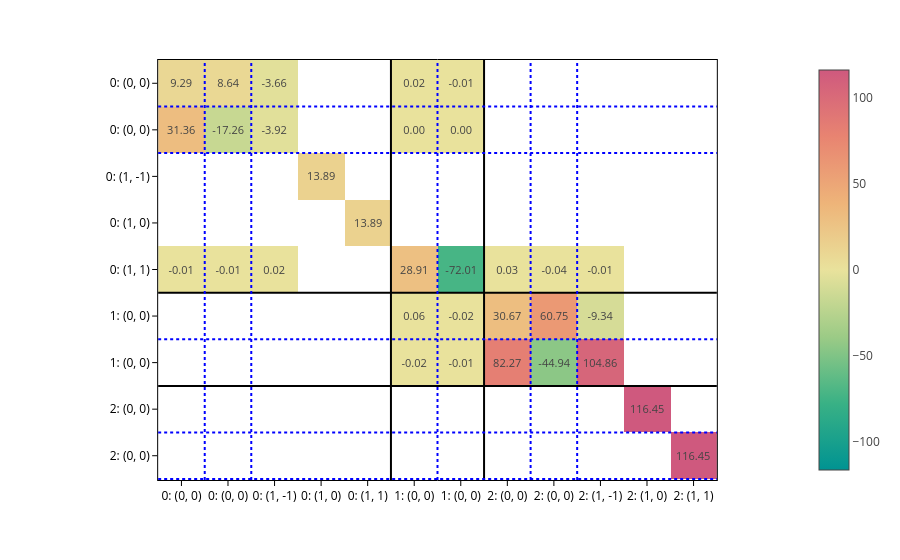

The code cell stored with this chart in its notebook:
### Markdown cell above
You can of course plot the predicted matrices:

### Code cell
matrix_rot = processor.matrix_from_data(data_rot, predictions=out_rot)

plot_basis_matrix(
    matrix_rot[0]*1e6,
    config1_rot,
    point_lines={"color": "black"},
    basis_lines={"color": "blue"},
    colorscale="temps",
    text=".2f",
    basis_labels=True,
).show()

### Figure 1 — Plotly figure (JSON) as saved in the notebook; plotly's stock layout.template omitted (floating-point values rounded to 4 significant figures)
{"data": [{"coloraxis": "coloraxis", "hovertemplate": "x: %{x}<br>y: %{y}<br>color: %{z}<extra></extra>", "name": "0", "texttemplate": "%{z:.2f}", "type": "heatmap", "xaxis": "x", "yaxis": "y", "z": [[9.293, 8.636, -3.655, null, null, 0.01809, -0.006219, null, null, null, null, null], [31.36, -17.26, -3.923, null, null, 0.001005, -9.187e-07, null, null, null, null, null], [null, null, null, 13.89, null, null, null, null, null, null, null, null], [null, null, null, null, 13.89, null, null, null, null, null, null, null], [-0.005912, -0.006686, 0.01565, null, null, 28.91, -72.01, 0.02553, -0.03845, -0.00726, null, null], [null, null, null, null, null, 0.06408, -0.02248, 30.67, 60.75, -9.345, null, null], [null, null, null, null, null, -0.02053, -0.01034, 82.27, -44.94, 104.9, null, null], [null, null, null, null, null, null, null, null, null, null, 116.5, null], [null, null, null, null, null, null, null, null, null, null, null, 116.5]]}], "layout": {"coloraxis": {"cmid": 0, "colorscale": [[0, "rgb(0, 147, 146)"], [0.1667, "rgb(57, 177, 133)"], [0.3333, "rgb(156, 203, 134)"], [0.5, "rgb(233, 226, 156)"], [0.6667, "rgb(238, 180, 121)"], [0.8333, "rgb(232, 132, 113)"], [1, "rgb(207, 89, 126)"]]}, "margin": {"t": 60}, "shapes": [{"line": {"color": "black"}, "type": "line", "x0": 0, "x1": 1, "xref": "x domain", "y0": 4.5, "y1": 4.5, "yref": "y"}, {"line": {"color": "black"}, "type": "line", "x0": 4.5, "x1": 4.5, "xref": "x", "y0": 0, "y1": 1, "yref": "y domain"}, {"line": {"color": "black"}, "type": "line", "x0": 0, "x1": 1, "xref": "x domain", "y0": 6.5, "y1": 6.5, "yref": "y"}, {"line": {"color": "black"}, "type": "line", "x0": 6.5, "x1": 6.5, "xref": "x", "y0": 0, "y1": 1, "yref": "y domain"}, {"line": {"color": "blue", "dash": "dot"}, "type": "line", "x0": 0, "x1": 1, "xref": "x domain", "y0": 0.5, "y1": 0.5, "yref": "y"}, {"line": {"color": "blue", "dash": "dot"}, "type": "line", "x0": 0.5, "x1": 0.5, "xref": "x", "y0": 0, "y1": 1, "yref": "y domain"}, {"line": {"color": "blue", "dash": "dot"}, "type": "line", "x0": 0, "x1": 1, "xref": "x domain", "y0": 1.5, "y1": 1.5, "yref": "y"}, {"line": {"color": "blue", "dash": "dot"}, "type": "line", "x0": 1.5, "x1": 1.5, "xref": "x", "y0": 0, "y1": 1, "yref": "y domain"}, {"line": {"color": "blue", "dash": "dot"}, "type": "line", "x0": 0, "x1": 1, "xref": "x domain", "y0": 5.5, "y1": 5.5, "yref": "y"}, {"line": {"color": "blue", "dash": "dot"}, "type": "line", "x0": 5.5, "x1": 5.5, "xref": "x", "y0": 0, "y1": 1, "yref": "y domain"}, {"line": {"color": "blue", "dash": "dot"}, "type": "line", "x0": 0, "x1": 1, "xref": "x domain", "y0": 7.5, "y1": 7.5, "yref": "y"}, {"line": {"color": "blue", "dash": "dot"}, "type": "line", "x0": 7.5, "x1": 7.5, "xref": "x", "y0": 0, "y1": 1, "yref": "y domain"}, {"line": {"color": "blue", "dash": "dot"}, "type": "line", "x0": 0, "x1": 1, "xref": "x domain", "y0": 8.5, "y1": 8.5, "yref": "y"}, {"line": {"color": "blue", "dash": "dot"}, "type": "line", "x0": 8.5, "x1": 8.5, "xref": "x", "y0": 0, "y1": 1, "yref": "y domain"}], "xaxis": {"anchor": "y", "constrain": "domain", "domain": [0, 1], "scaleanchor": "y", "ticktext": ["0: (0, 0)", "0: (0, 0)", "0: (1, -1)", "0: (1, 0)", "0: (1, 1)", "1: (0, 0)", "1: (0, 0)", "2: (0, 0)", "2: (0, 0)", "2: (1, -1)", "2: (1, 0)", "2: (1, 1)"], "tickvals": [0, 1, 2, 3, 4, 5, 6, 7, 8, 9, 10, 11]}, "yaxis": {"anchor": "x", "autorange": "reversed", "constrain": "domain", "domain": [0, 1], "ticktext": ["0: (0, 0)", "0: (0, 0)", "0: (1, -1)", "0: (1, 0)", "0: (1, 1)", "1: (0, 0)", "1: (0, 0)", "2: (0, 0)", "2: (0, 0)", "2: (1, -1)", "2: (1, 0)", "2: (1, 1)"], "tickvals": [0, 1, 2, 3, 4, 5, 6, 7, 8, 9, 10, 11]}}}
